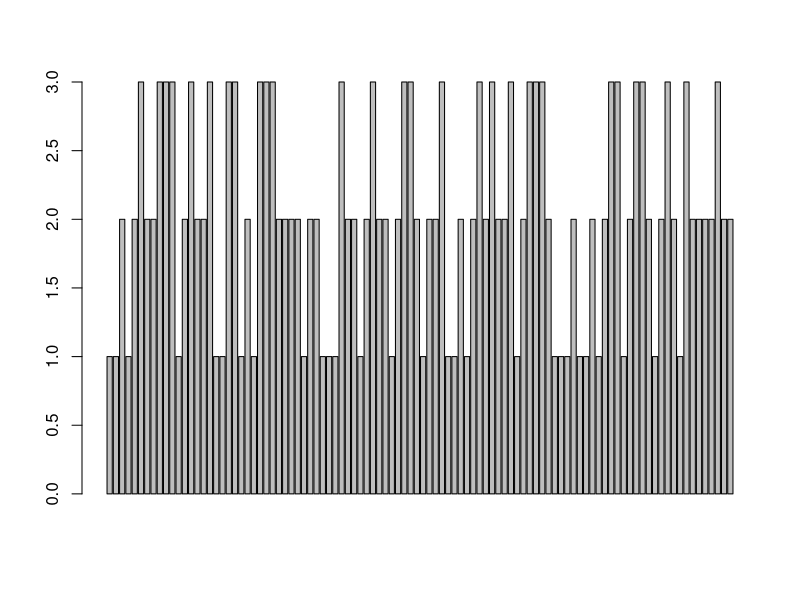
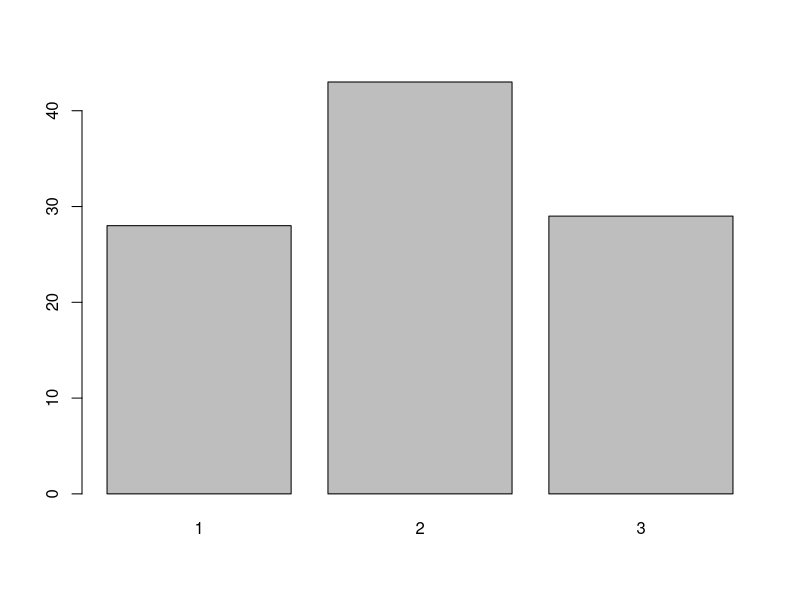
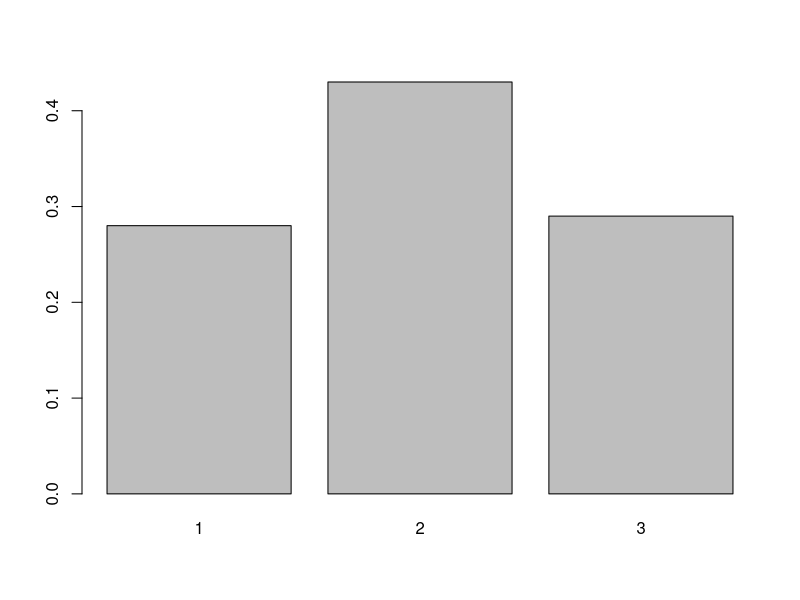
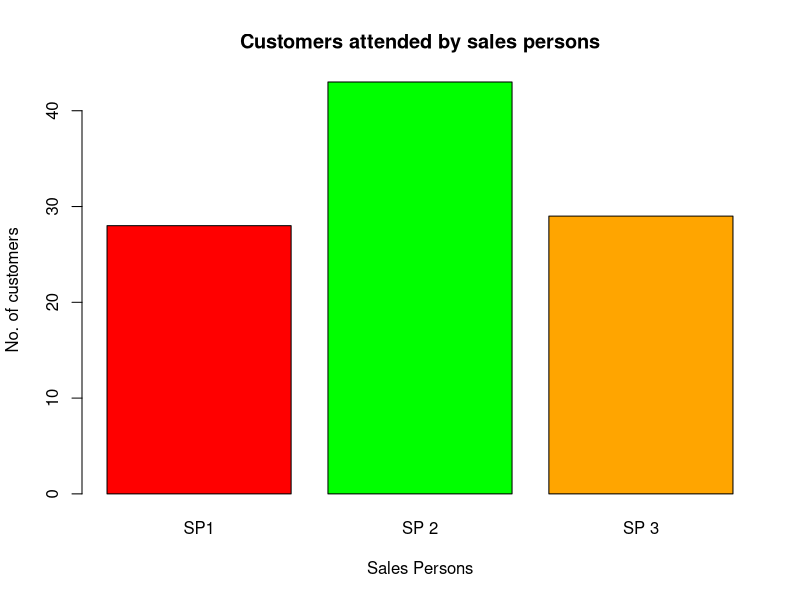
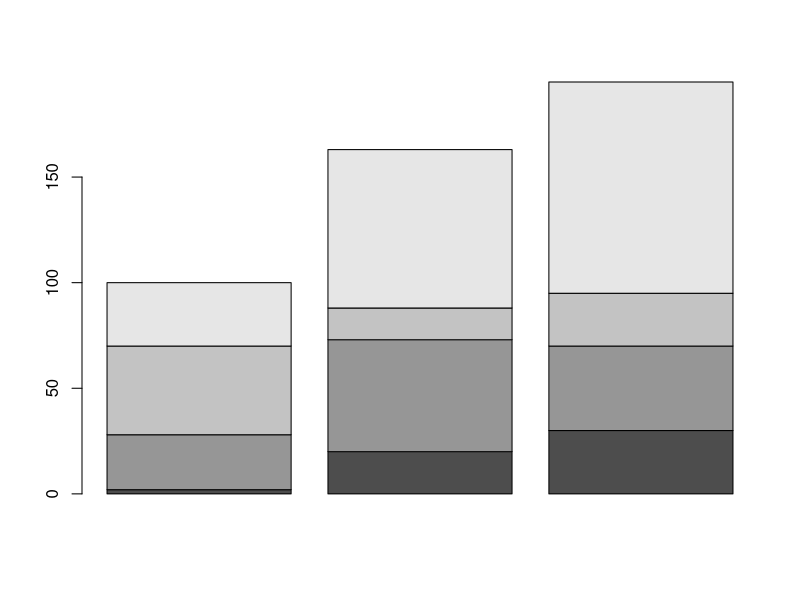

Source code (R) for these figures, in order: (Note: this script raises an error after producing the figures.)
sales = c(1,1,2,1,2,3,2,2,3,3,3,1,2,3,2,2,3,1,1,3,3,1,2,1,3,3,3,2,2,2,2,1,2,2,1,1,1,3,2,2,1,2,3,2,2,1,2,3,3,2,1,
          2,2,3,1,1,2,1,2,3,2,3,2,2,3,1,2,3,3,3,2,1,1,1,2,1,1,2,1,2,3,3,1,2,3,3,2,1,2,3,2,1,3,2,2,2,2,3,2,2)

barplot(sales)  #gives individual bar 

barplot(table(sales)) #absolute freq

barplot(table(sales)/length(sales)) #relative freq

barplot(table(sales), main = "Customers attended by sales persons",
        names.arg=c("SP1", "SP 2", "SP 3"), xlab = "Sales Persons",
        ylab = "No. of customers",col=c("red","green","orange"))

#main gives title to the bar plot
#names.arg is used to name each bar
#xlab and ylab are used to give labels to x & y axis respectively
#col is used to give colors to each bar

customers = matrix(nrow=4, ncol=3, data =c(2,20,30,26,53,40,42,15,25,30,75,100), byrow = T)
customers

barplot(customers)
#since "customers" variable is matrix, this will give us sub-divided bar graph with columns as bars

barplot(customer, names.arg=c("Shop 1", " Shop 2", " Shop 3"), xlab = " Shops", ylab = "Days",
        col= c("red","green","grey","blue"))

pie(table(sales)) #pie chart

pie(table(sales), labels = c("SP1","SP2", "SP3"), main = "Salespersons attending
customer", col=c("green", "red", "blue"))
